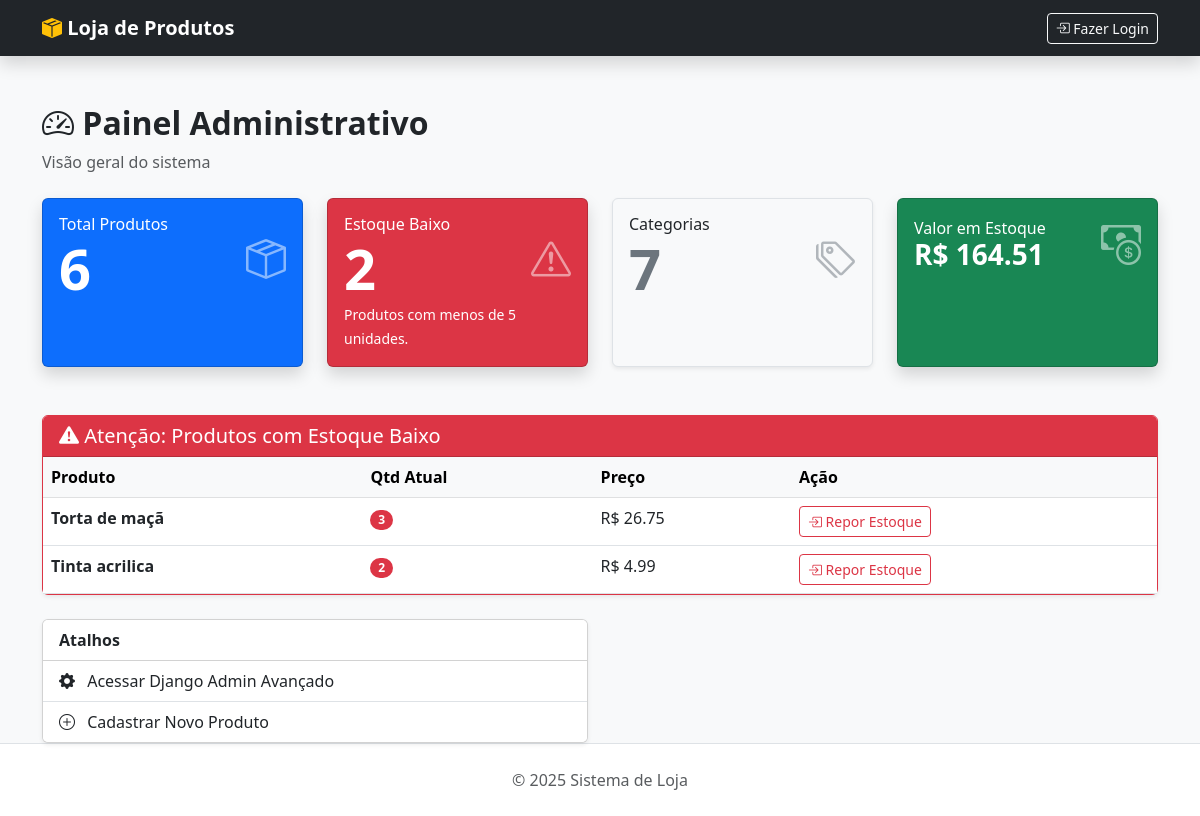
Before: /dashboard/ with the older database file.
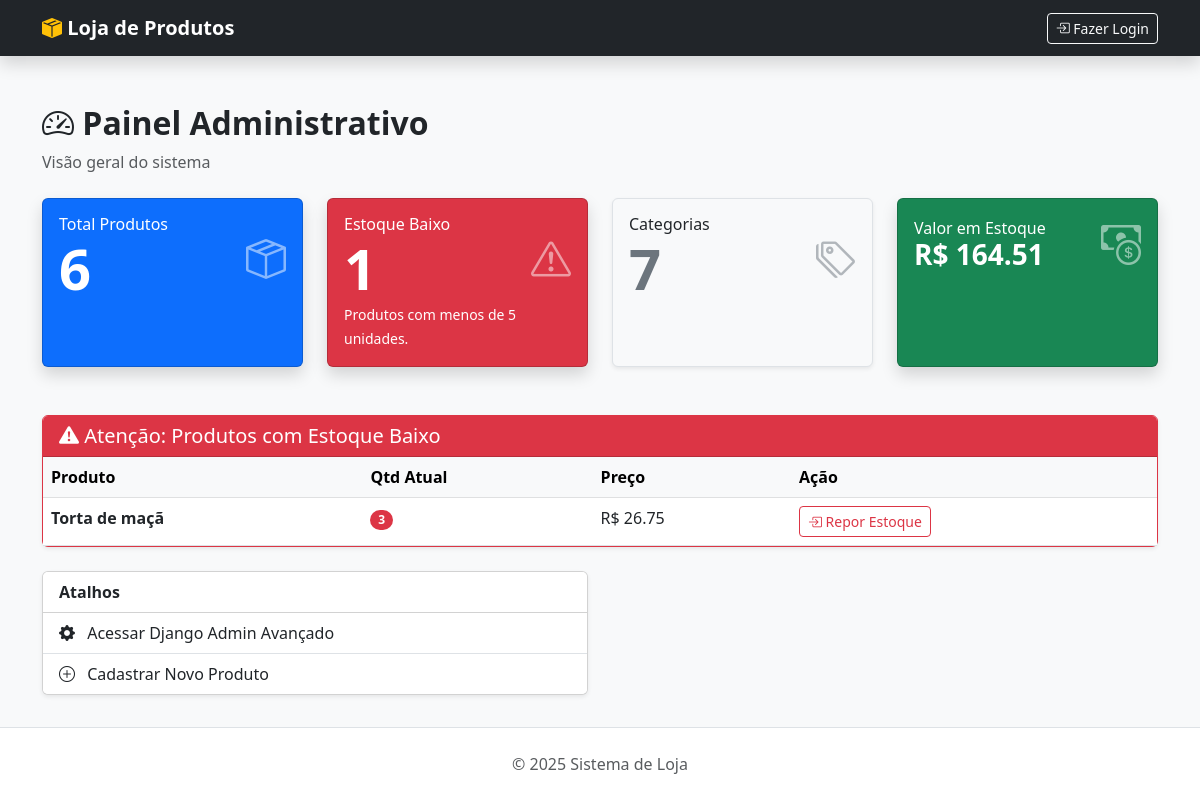
After: the same page with the newer database file.
### gestao/models.py (models this page shows, shortened)
class Produto(models.Model):
    nome = models.CharField(max_length=100)
    descricao = models.TextField()
    preco = models.DecimalField(max_digits=10, decimal_places=2)
    validade = models.DateField()
    quantidade = models.IntegerField(default=0)
    foto = models.ImageField(upload_to='produtos/', blank=True, null=True)
    categoria = models.ForeignKey(Categoria, on_delete=models.SET_NULL, null=True, blank=True)

### gestao/views.py (the view)
# urls.py: path('dashboard/', views.dashboard, name='dashboard'),
def dashboard(request):
    total_produtos = Produto.objects.count()
    total_categorias = Categoria.objects.count()
    produtos_baixo_estoque_queryset = Produto.objects.filter(quantidade__lt=5)
    baixo_estoque_count = produtos_baixo_estoque_queryset.count()
    valor_estoque = Produto.objects.aggregate(Sum('preco'))['preco__sum'] or 0
    contexto = {
        'total_produtos': total_produtos,
        'total_categorias': total_categorias,
        'baixo_estoque': baixo_estoque_count,
        'lista_alerta': produtos_baixo_estoque_queryset,
        'valor_estoque': valor_estoque,
        }
    return render(request, 'gestao/dashboard.html', contexto)

### gestao/templates/gestao/dashboard.html (shortened to what the changed rows need)
{% extends 'gestao/base.html' %}
{% block content %}
<div class="mb-4">
    <h2 class="fw-bold"><i class="bi bi-speedometer2"></i> Painel Administrativo</h2>
</div>
<div class="row">
    <div class="col-md-3 mb-4">
        <div class="card text-white bg-primary shadow h-100">
            <div class="card-body">
                <div class="d-flex justify-content-between align-items-center">
                    <div>
                        <h2 class="display-4 fw-bold mb-0">{{ total_produtos }}</h2>
                    </div>
                </div>
            </div>
        </div>
    </div>
    <div class="col-md-3 mb-4">
        <div class="card text-white bg-danger shadow h-100">
            <div class="card-body">
                <div class="d-flex justify-content-between align-items-center">
                    <div>
                        <h6 class="card-title mb-0">Estoque Baixo</h6>
                        <h2 class="display-4 fw-bold mb-0">{{ baixo_estoque }}</h2>
                    </div>
                </div>
            </div>
        </div>
    </div>
    <div class="col-md-3 mb-4">
        <div class="card text-dark bg-light border shadow-sm h-100">
            <div class="card-body">
                <div class="d-flex justify-content-between align-items-center">
                    <div>
                        <h2 class="display-4 fw-bold mb-0 text-secondary">{{ total_categorias }}</h2>
                    </div>
                </div>
            </div>
        </div>
    </div>
</div>
<div class="row mt-4">
    <div class="col-md-12">
        <div class="card shadow-sm border-danger">
            <div class="card-body p-0">
                <table class="table table-hover mb-0">
                    <thead class="table-light">
                        <tr>
                            <th>Produto</th>
                            <th>Qtd Atual</th>
                            <th>Preço</th>
                            <th>Ação</th>
                        </tr>
                    </thead>
                    <tbody>
                        {% for produto in lista_alerta %}
                        <tr>
                            <td class="fw-bold">{{ produto.nome }}</td>
                            <td>
                                <span class="badge bg-danger rounded-pill">{{ produto.quantidade }}</span>
                            </td>
                            <td>R$ {{ produto.preco }}</td>
                            <td>
                                <a href="{% url 'produto_edit' produto.id %}" class="btn btn-sm btn-outline-danger">
                                    <i class="bi bi-box-arrow-in-right"></i> Repor Estoque
                                </a>
                            </td>
                        </tr>
                        {% empty %}
                        <tr>
                            <td colspan="4" class="text-center text-success py-3">
                                <i class="bi bi-check-circle-fill"></i> Tudo certo! Nenhum produto com estoque baixo.
                            </td>
                        </tr>
                        {% endfor %}
                    </tbody>
                </table>
            </div>
        </div>
    </div>
</div>
{% endblock %}

Changed rows visible on the page:
no longer on this page (row edited): Produto: nome "Tinta acrilica", quantidade "2", preco "4.99"
Other visible differences:
{{ baixo_estoque }}: "2" → "1"
